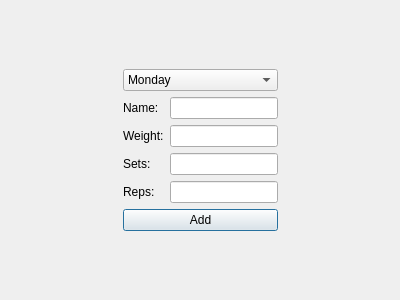
<?xml version="1.0" encoding="UTF-8"?>
<ui version="4.0">
 <class>ScheduleExercise</class>
 <widget class="QDialog" name="ScheduleExercise">
  <property name="geometry">
   <rect>
    <x>0</x>
    <y>0</y>
    <width>400</width>
    <height>300</height>
   </rect>
  </property>
  <property name="windowTitle">
   <string>Dialog</string>
  </property>
  <layout class="QHBoxLayout" name="horizontalLayout_2">
   <item>
    <spacer name="horizontalSpacer">
     <property name="orientation">
      <enum>Qt::Horizontal</enum>
     </property>
     <property name="sizeHint" stdset="0">
      <size>
       <width>40</width>
       <height>20</height>
      </size>
     </property>
    </spacer>
   </item>
   <item>
    <layout class="QVBoxLayout" name="verticalLayout_3">
     <item>
      <spacer name="verticalSpacer">
       <property name="orientation">
        <enum>Qt::Vertical</enum>
       </property>
       <property name="sizeHint" stdset="0">
        <size>
         <width>20</width>
         <height>40</height>
        </size>
       </property>
      </spacer>
     </item>
     <item>
      <widget class="QComboBox" name="comboBox">
       <item>
        <property name="text">
         <string>Monday</string>
        </property>
       </item>
       <item>
        <property name="text">
         <string>Tuesday</string>
        </property>
       </item>
       <item>
        <property name="text">
         <string>Wednesday</string>
        </property>
       </item>
       <item>
        <property name="text">
         <string>Thursday</string>
        </property>
       </item>
       <item>
        <property name="text">
         <string>Friday</string>
        </property>
       </item>
       <item>
        <property name="text">
         <string>Saturday</string>
        </property>
       </item>
       <item>
        <property name="text">
         <string>Sunday</string>
        </property>
       </item>
      </widget>
     </item>
     <item>
      <layout class="QHBoxLayout" name="horizontalLayout">
       <item>
        <layout class="QVBoxLayout" name="verticalLayout">
         <item>
          <widget class="QLabel" name="label">
           <property name="text">
            <string>Name:</string>
           </property>
          </widget>
         </item>
         <item>
          <widget class="QLabel" name="label_4">
           <property name="text">
            <string>Weight:</string>
           </property>
          </widget>
         </item>
         <item>
          <widget class="QLabel" name="label_2">
           <property name="text">
            <string>Sets:</string>
           </property>
          </widget>
         </item>
         <item>
          <widget class="QLabel" name="label_3">
           <property name="text">
            <string>Reps:</string>
           </property>
          </widget>
         </item>
        </layout>
       </item>
       <item>
        <layout class="QVBoxLayout" name="verticalLayout_2">
         <item>
          <widget class="QLineEdit" name="nameLineEdit"/>
         </item>
         <item>
          <widget class="QLineEdit" name="weightLineEdit"/>
         </item>
         <item>
          <widget class="QLineEdit" name="setsLineEdit"/>
         </item>
         <item>
          <widget class="QLineEdit" name="repsLineEdit"/>
         </item>
        </layout>
       </item>
      </layout>
     </item>
     <item>
      <widget class="QPushButton" name="addExercizePB">
       <property name="text">
        <string>Add</string>
       </property>
      </widget>
     </item>
     <item>
      <spacer name="verticalSpacer_2">
       <property name="orientation">
        <enum>Qt::Vertical</enum>
       </property>
       <property name="sizeHint" stdset="0">
        <size>
         <width>20</width>
         <height>40</height>
        </size>
       </property>
      </spacer>
     </item>
    </layout>
   </item>
   <item>
    <spacer name="horizontalSpacer_2">
     <property name="orientation">
      <enum>Qt::Horizontal</enum>
     </property>
     <property name="sizeHint" stdset="0">
      <size>
       <width>40</width>
       <height>20</height>
      </size>
     </property>
    </spacer>
   </item>
  </layout>
 </widget>
 <resources/>
 <connections/>
</ui>
